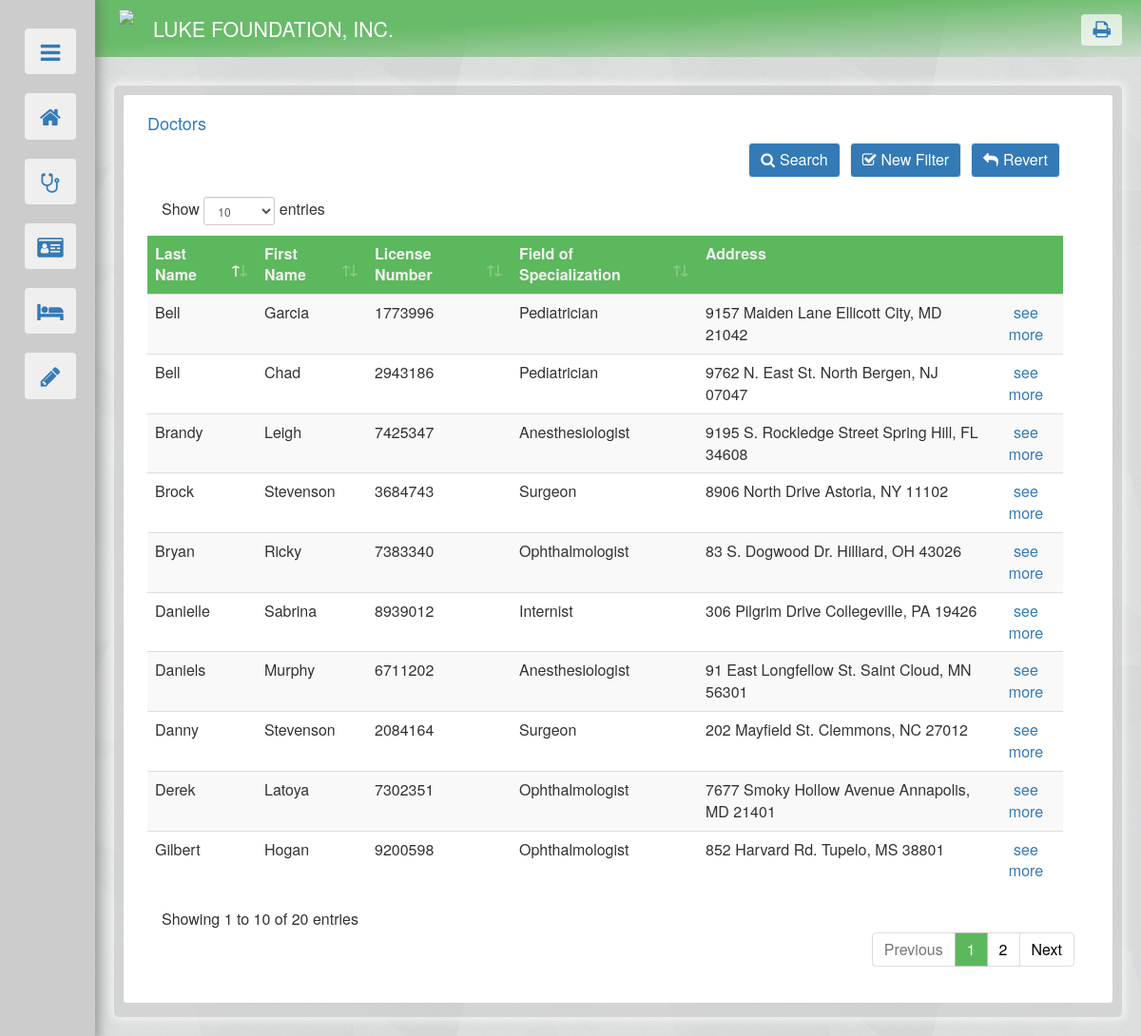
Page /doctors_prop.php on the committed database.
### tables this page shows
create table DOCTOR(
	DOC_LICENSE_NUM  CHAR(7) NOT NULL UNIQUE,
	LAST_NAME VARCHAR(20) NOT NULL,
	FIRST_NAME VARCHAR(20)  NOT NULL,
	ADDRESS VARCHAR(50),
	SPECIALIZATION VARCHAR(25),
	PRIMARY KEY (DOC_LICENSE_NUM)
);

### doctors_prop.php (the view, shortened to what this page needs)
<!DOCTYPE html>
<html>
	<head>
		<link href="references/bootstrap.min.css" rel="stylesheet"/>
		<link rel="stylesheet" href="references/font-awesome.min.css">
		<link rel="stylesheet" type="text/css" href="theme2.css">
		<link rel="stylesheet" href="references/dataTables.bootstrap4.min.css"/>
	</head>
	<body style="justify-content: center;">
		<?php include("nav.php"); ?>
		<div id="body">
			<div class="container-fluid" id="outer">
				<?php
					include("dbconnect.php");
					$FN_MAX = 15;
					$LN_MAX = 20;
					$LIC_LENG = 7;
					$ADDR_MAX = 50;
				?>
				<div class="container-fluid" id="basic" >
					<div id="inner" >
						<div class="container-fluid" >
							<h4 style="color:#337ab7;">Doctors</h4>
						</div>
						<div class="container-fluid" >
							<div>
								<div class="container-fluid">
									<ul class="list-group">
										<?php
											$DEFAULT = 0;
											if (isset($_GET["currentpage"])) {
												$current_p  = $_GET["currentpage"];
											} else {
												$current_p=1;
											};
											$limit = 20;
											$begin = ($current_p-1)*$limit;
											$D_query = "SELECT * FROM DOCTOR order by LAST_NAME asc limit $begin, ".$limit;
											$output = $mydatabase->query($D_query);
											if($DEFAULT==0){
												include('doctors_filter.php');
												if ($output->num_rows > 0) {
													echo'
													<table id="docdat" class="table table-striped row">
														<thead>
															<tr id="tophead">
																<td>Last Name</td>
																<td>First Name</td>
																<td>License Number</td>
																<td>Field of Specialization</td>
																<td>Address</td>
																<td></td>
															</tr>
														</thead>';
															while ($row=$output->fetch_assoc()) {
																echo "<tr>
																	<td>".$row['LAST_NAME']."</td>
																	<td>".$row['FIRST_NAME']."</td>
																	<td>".$row['DOC_LICENSE_NUM']."</td>
																	<td>".$row['SPECIALIZATION']."</td>
																	<td>".$row['ADDRESS']."</td>
																	<td style='text-align:center'><a href=".'doctors.php'.'?profilepage='.$row["DOC_LICENSE_NUM"].">see more</a></td>
																</tr>";
															}
													echo '</table>';
												} else { echo "No Records."; }
											}else if ($DEFAULT==1) {
												$output1 = $mydatabase->prepare("SELECT * FROM DOCTOR where DOC_LICENSE_NUM = '$profile_p' ");
												$output1->execute();
												$line = $output1->get_result();
												$dataline = $line->fetch_assoc();
												$D_LN = $dataline["LAST_NAME"];
												$D_FN = $dataline["FIRST_NAME"];
												$D_DLN = $dataline["DOC_LICENSE_NUM"];
												$D_A = $dataline["ADDRESS"];
												$D_SP = $dataline["SPECIALIZATION"];
												$SPEC_choice = array('Select specialization', 'Pediatrician','Ophthalmologist','Anesthesiologist','Surgeon','Internist');
												echo '<div>
														<div class="container-fluid">
															<h3>Dr. '.$D_FN.' '.$D_LN.'</h3>
															<div class="panel panel-default" style="padding-bottom:10px;">
																<div class="panel-heading" id="tophead1">Doctor Information</div>
																<div class="panel-body row" style="margin:0px; padding:5px 10px;">
																	<div class="col-md-3" style="font-weight:bold;">License Number</div>
																	<div class="col-md-9">'.$D_DLN.'</div>
																</div>
																<div class="panel-body row" style="margin:0px; padding:5px 10px;">
																	<div class="col-md-3" style="font-weight:bold;">Address</div>
																	<div class="col-md-9">'.$D_A.'</div>
																</div>
																<div class="panel-body row" style="margin:0px; padding:5px 10px;">
																	<div class="col-md-3" style="font-weight:bold;">Specialization</div>
																	<div class="col-md-9">'.$D_SP.'</div>
																</div>
															</div>
														</div>
													</div>';
												include("confirm.php");
												echo '<div id="link_buttons">
														<button class="btn btn-default" id="del_button" value="doctors" data-toggle="modal" data-target="#confirm_this" style="margin-left:15px;"> <span class="fa fa-trash" style="font-size:15px;"></span> Delete </button>
														<button type="button" class="btn btn-default" data-toggle="modal" data-target="#EditBox" style="margin-left:10px;"><span class="fa fa-edit" style="font-size:15px;"></span> Edit</button>
														<div style="text-align:right;"><a role="button" class="btn" id="go" style="margin-right:15px;" href="doctors.php">Back</a></div>
													</div>';
												echo '<div class="modal fade" id="EditBox" role="dialog" style="top:50px;">
														<div class="modal-dialog modal-lg">';
												echo 		'<div class="modal-content">
																<div class="modal-header">
																	<button type="button" class="close" data-dismiss="modal">&times;</button>
																	<h4 class="modal-title">Edit Record</h4>
																</div>
																<div class="modal-body">';
												echo 				'<div class="container-fluid">
																		<form method="post" id="updating" action="#" >
																			<div class="container-fluid" style="margin-bottom: 10px;">
																				<label for="F_NAME" style="width: 175px; float: left; ">First Name </label>
																				<input type="text" class="form-control" id="F_NAME" maxlength="'.$FN_MAX.'" name="F_NAME" value="'.$D_FN.'" style="width: 150px; float: left;" required >
																			</div>
																			<div class="container-fluid" style="margin-bottom: 10px;">
																				<label for="L_NAME" style="width: 175px; float: left; ">Last Name </label>
																				<input type="text" class="form-control" id="L_NAME" maxlength="'.$LN_MAX.'" name="L_NAME" value="'.$D_LN.'" style="width: 150px; float: left;" required >
																			</div>
																			<div class="container-fluid" style="margin-bottom: 10px;">
																				<label for="LICENSE_NUM" style="width: 175px; float: left; ">License No. </label>
																				<input pattern="\d{7}" title="License Number ranges from 0000000-9999999." type="text" class="form-control" id="LICENSE_NUM" maxlength="'.$LIC_LENG.'" name="LICENSE_NUM" value="'.$D_DLN.'" style="width: 90px; float: left;" required >
																			</div>
																			<div class="container-fluid" style="margin-bottom: 10px;">
																				<label for="ADDRESS" style="width: 175px; float: left; ">Address </label>
																				<input type="text" class="form-control" id="ADDRESS" maxlength="'.$ADDR_MAX.'" name="ADDRESS" value="'.$D_A.'" style="max-width: 450px; float: left;">
																			</div>
																				<div class="container-fluid" style="margin-bottom: 10px;">
																					<label for="SPECIALIZATION" style="width: 175px; float: left; ">Specialization</label>
																					<select class="form-control" id="SPECIALIZATION" name="SPECIALIZATION" style="max-width: 250px; float: left;">';
																					for ($spec=0; $spec < sizeof($SPEC_choice); $spec++) {
																						if($spec==0){
																							echo '<option value = "">-Select specialization-</option>';
																						}else{
																							if($D_SP==$SPEC_choice[$spec]){
																								echo '<option value = "'.$SPEC_choice[$spec].'" selected>'.$SPEC_choice[$spec].'</option>';
																							}else{
																								echo '<option value = "'.$SPEC_choice[$spec].'">'.$SPEC_choice[$spec].'</option>';
																							}
																						}
																					}
																					echo '</select>
																			</div>
																				<div class="text-center" style="margin-top: 20px;">
																				<button type="submit" onclick="update()" class="btn btn-default" value="'.$D_DLN.'" name="doctors_update">Update</button>
																			</div>
																		</form>
																	</div>';
												echo 			'</div>
																<div class="modal-footer">
																	<button type="button" class="btn btn-default" data-dismiss="modal" >Cancel</button>
																	</div>
																</div>';
												echo 			'<script>
																	function update() {
																		var license = document.getElementById("LICENSE_NUM").value;
																		document.getElementById("updating").action = "doctors.php?profilepage="+license;
																	}
																</script>
															</div>
														</div>';
											}else if($DEFAULT==2){
												$del = "DELETE FROM DOCTOR WHERE DOC_LICENSE_NUM = '$delete_p' ";
												if ($mydatabase->query($del) === TRUE) {
													echo "Record deleted.";
													echo '<div class="row" style="text-align:right;"><a role="btn" class="btn" id="go"  href="'.'doctors.php'.'">Back</a></div>';
												} else {
													echo "Error deleting record: " . $mydatabase->error;
												}
											}
										?>
									</ul>
								</div>
							</div>
						</div>
					</div>
				</div>
			</div>
		</div>
	</body>
</html>

### theme2.css (style rules this page uses)
#body { padding: 20px; margin-left: 100px; }
body { background-image: url("/images/bg2.png"); background-color: #d9d9d9; }
#outer { background-color: rgba(204, 204, 204, 0.5); margin: auto; padding: 10px 10px 15px 10px; border-radius: 5px; min-width: 900px; box-shadow: 0px 0px 10px 4px rgba(255,255,255, 0.6); }
div, li, td { font-size: 12pt; overflow-wrap: break-word; }
#tophead { background-color: #5cb85c; border-radius: 5px; color: #f2f2f2; border: 0px; font-weight: bold; }
#basic { background-color: #ffffff; padding: 0px; margin: 0px; border-radius: 3px; }
#inner { padding: 10px; }

### rows in the picture
doctor: LAST_NAME "Bell", FIRST_NAME "Garcia", DOC_LICENSE_NUM "1773996", SPECIALIZATION "Pediatrician", ADDRESS "9157 Maiden Lane Ellicott City, MD 21042"
doctor: LAST_NAME "Bell", FIRST_NAME "Chad", DOC_LICENSE_NUM "2943186", SPECIALIZATION "Pediatrician", ADDRESS "9762 N. East St. North Bergen, NJ 07047"
doctor: LAST_NAME "Brandy", FIRST_NAME "Leigh", DOC_LICENSE_NUM "7425347", SPECIALIZATION "Anesthesiologist", ADDRESS "9195 S. Rockledge Street Spring Hill, FL 34608"
doctor: LAST_NAME "Brock", FIRST_NAME "Stevenson", DOC_LICENSE_NUM "3684743", SPECIALIZATION "Surgeon", ADDRESS "8906 North Drive Astoria, NY 11102"
doctor: LAST_NAME "Bryan", FIRST_NAME "Ricky", DOC_LICENSE_NUM "7383340", SPECIALIZATION "Ophthalmologist", ADDRESS "83 S. Dogwood Dr. Hilliard, OH 43026"
doctor: LAST_NAME "Danielle", FIRST_NAME "Sabrina", DOC_LICENSE_NUM "8939012", SPECIALIZATION "Internist", ADDRESS "306 Pilgrim Drive Collegeville, PA 19426"
doctor: LAST_NAME "Daniels", FIRST_NAME "Murphy", DOC_LICENSE_NUM "6711202", SPECIALIZATION "Anesthesiologist", ADDRESS "91 East Longfellow St. Saint Cloud, MN 56301"
doctor: LAST_NAME "Danny", FIRST_NAME "Stevenson", DOC_LICENSE_NUM "2084164", SPECIALIZATION "Surgeon", ADDRESS "202 Mayfield St. Clemmons, NC 27012"
doctor: LAST_NAME "Derek", FIRST_NAME "Latoya", DOC_LICENSE_NUM "7302351", SPECIALIZATION "Ophthalmologist", ADDRESS "7677 Smoky Hollow Avenue Annapolis, MD 21401"
doctor: LAST_NAME "Gilbert", FIRST_NAME "Hogan", DOC_LICENSE_NUM "9200598", SPECIALIZATION "Ophthalmologist", ADDRESS "852 Harvard Rd. Tupelo, MS 38801"
